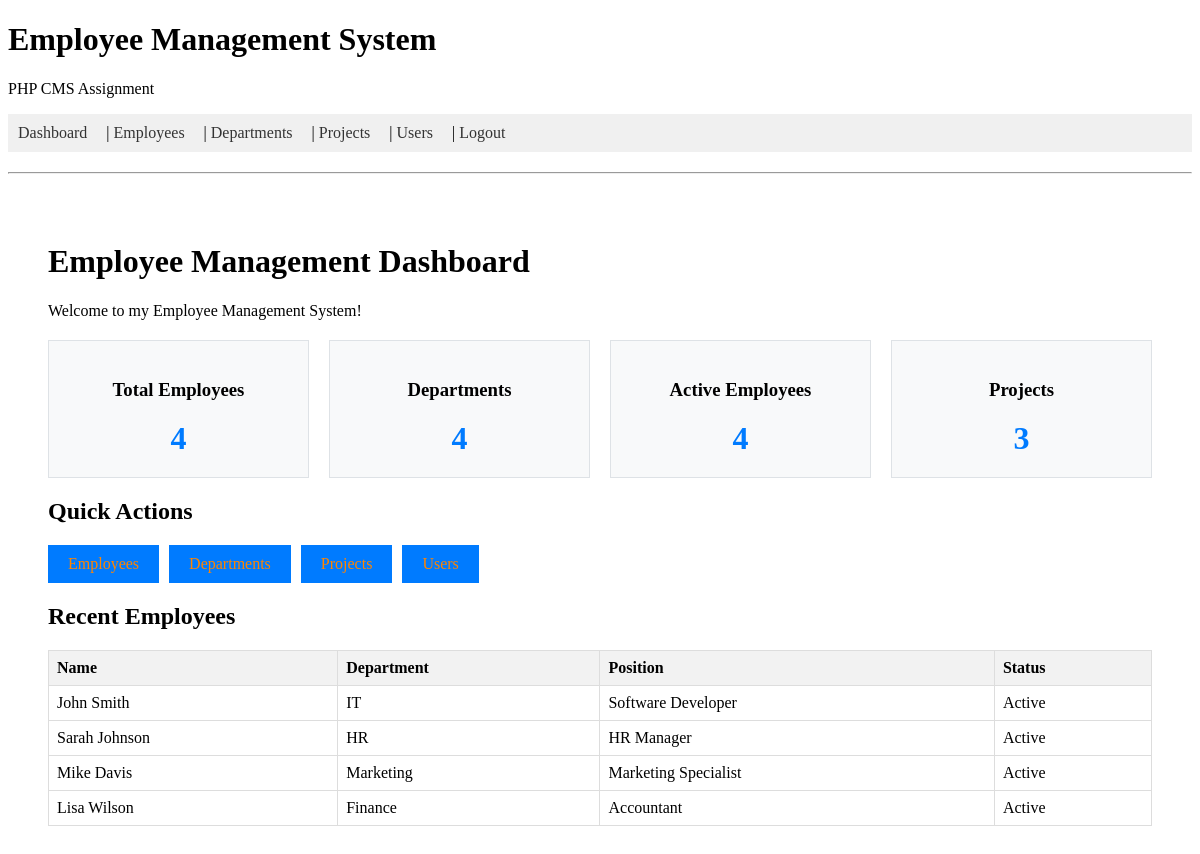
Page /admin/dashboard.php (signed in) on the committed database.
### tables this page shows
CREATE TABLE `employees` (
  `id` int(11) NOT NULL,
  `first_name` varchar(100) NOT NULL,
  `last_name` varchar(100) NOT NULL,
  `email` varchar(100) DEFAULT NULL,
  `phone` varchar(20) DEFAULT NULL,
  `department` varchar(100) DEFAULT NULL,
  `position` varchar(100) DEFAULT NULL,
  `hire_date` date DEFAULT NULL,
  `salary` decimal(10,2) DEFAULT NULL,
  `photo` longtext,
  `status` enum('Active','Inactive','On Leave') DEFAULT 'Active',
  `date` timestamp NOT NULL DEFAULT CURRENT_TIMESTAMP,
  `clocked_in` tinyint(1) NOT NULL DEFAULT '0'
);

### admin/dashboard.php (the view, shortened to what this page needs)
<?php
include( 'includes/database.php' );
include( 'includes/header.php' );
?>
<div class="dashboard-container">
  <h1>Employee Management Dashboard</h1>
  <p>Welcome to my Employee Management System!</p>
  <div class="stats-grid">
    <div class="stat-box">
      <h3>Total Employees</h3>
      <?php
      $query = 'SELECT COUNT(*) as total FROM employees';
      $result = mysqli_query($connect, $query);
      $record = mysqli_fetch_assoc($result);
      ?>
      <div class="stat-number"><?php echo $record['total']; ?></div>
    </div>
    <div class="stat-box">
      <h3>Departments</h3>
      <?php
      $query = 'SELECT COUNT(*) as total FROM departments';
      $result = mysqli_query($connect, $query);
      $record = mysqli_fetch_assoc($result);
      ?>
      <div class="stat-number"><?php echo $record['total']; ?></div>
    </div>
    <div class="stat-box">
      <h3>Active Employees</h3>
      <?php
      $query = 'SELECT COUNT(*) as total FROM employees WHERE status = "Active"';
      $result = mysqli_query($connect, $query);
      $record = mysqli_fetch_assoc($result);
      ?>
      <div class="stat-number"><?php echo $record['total']; ?></div>
    </div>
    <div class="stat-box">
      <h3>Projects</h3>
      <?php
      $query = 'SELECT COUNT(*) as total FROM projects';
      $result = mysqli_query($connect, $query);
      $record = mysqli_fetch_assoc($result);
      ?>
      <div class="stat-number"><?php echo $record['total']; ?></div>
    </div>
  </div>
  <div class="quick-actions">
    <h2>Quick Actions</h2>
    <div class="action-buttons">
      <a href="employees.php" class="btn">Employees</a>
      <a href="departments.php" class="btn">Departments</a>
      <a href="projects.php" class="btn">Projects</a>
      <a href="users.php" class="btn">Users</a>
    </div>
  </div>
  <div class="recent-section">
    <h2>Recent Employees</h2>
    <?php
    $query = 'SELECT * FROM employees ORDER BY date DESC LIMIT 5';
    $result = mysqli_query($connect, $query);
    ?>
    <table class="data-table">
      <thead>
        <tr>
          <th>Name</th>
          <th>Department</th>
          <th>Position</th>
          <th>Status</th>
        </tr>
      </thead>
      <tbody>
        <?php while($record = mysqli_fetch_assoc($result)): ?>
        <tr>
          <td><?php echo $record['first_name'] . ' ' . $record['last_name']; ?></td>
          <td><?php echo $record['department']; ?></td>
          <td><?php echo $record['position']; ?></td>
          <td><?php echo $record['status']; ?></td>
        </tr>
        <?php endwhile; ?>
      </tbody>
    </table>
  </div>
</div>
<?php
include( 'includes/footer.php' );
?>

### admin/styles.css (style rules this page uses)
a:link, a:active, a:hover, a:visited { text-decoration: none; color: #FF8500; }
table { width: 100%; border: 1px solid #ccc; border-spacing: 0; border-collapse: collapse; }
td, th { border: 1px solid #ccc; padding: 10px; }
th { white-space: nowrap; }

### admin/includes/header.php (style rules this page uses)
.dashboard-container { max-width: 1200px; margin: auto; padding: 20px; }
.stats-grid { display: grid; grid-template-columns: repeat(auto-fit, minmax(200px, 1fr)); gap: 20px; margin: 20px 0; }
.stat-box { background: #f8f9fa; padding: 20px; text-align: center; border: 1px solid #dee2e6; }
.stat-number { font-size: 2em; font-weight: bold; color: #007bff; }
.action-buttons { display: flex; gap: 10px; flex-wrap: wrap; margin: 20px 0; }
.btn { padding: 10px 20px; background: #007bff; color: white; text-decoration: none; border: none; }
.data-table { width: 100%; border-collapse: collapse; margin: 20px 0; }
.data-table th, .data-table td { border: 1px solid #ddd; padding: 8px; text-align: left; }
.data-table th { background-color: #f2f2f2; }

### rows in the picture
employees: first_name "John", last_name "Smith", department "IT", position "Software Developer", status "Active"
employees: first_name "Sarah", last_name "Johnson", department "HR", position "HR Manager", status "Active"
employees: first_name "Mike", last_name "Davis", department "Marketing", position "Marketing Specialist", status "Active"
employees: first_name "Lisa", last_name "Wilson", department "Finance", position "Accountant", status "Active"

### other values in the picture
$record['total'] "4"
$record['total'] "3"
